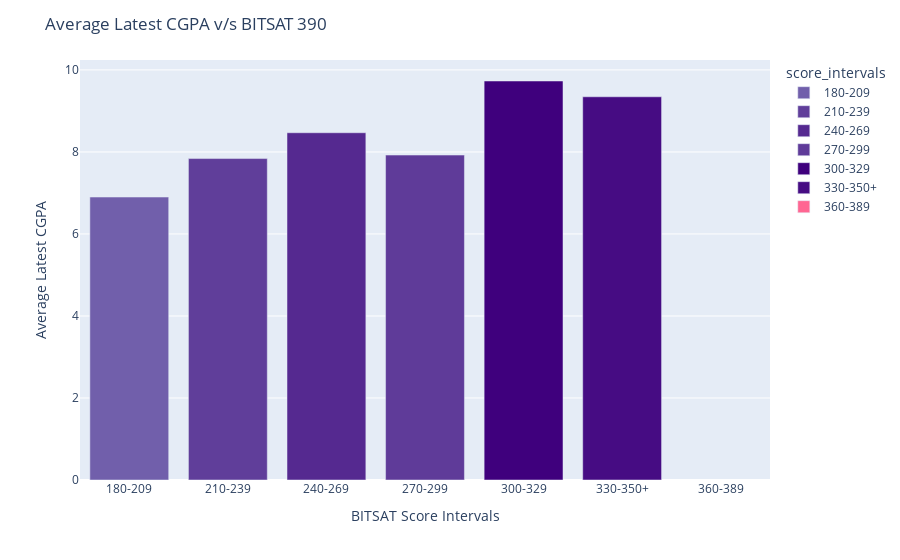

This figure's notebook cell:
### Code cell
score_interval_cgpa_390 = px.bar(
    bitsat_cg_dropped_plotting_data_390,
    x=bitsat_cg_dropped_plotting_data_390.index,
    y=bitsat_cg_dropped_plotting_data_390["mean_cgpa"],
    color=bitsat_cg_dropped_plotting_data_390.index,
    color_discrete_sequence=[
        px.colors.sample_colorscale("purples", v)[0]
        if not isna(v) else 0
        for v in (
            bitsat_cg_dropped_plotting_data_390["mean_cgpa"]
            / bitsat_cg_dropped_plotting_data_390["mean_cgpa"].max()
        ).tolist()
    ],
)

score_interval_cgpa_390.update_layout(
    xaxis_title="BITSAT Score Intervals",
    yaxis_title="Average Latest CGPA",
    title="Average Latest CGPA v/s BITSAT 390",
)

score_interval_cgpa_390.show()

### Figure 1 — Plotly figure (JSON) as saved in the notebook; plotly's stock layout.template omitted (floating-point values rounded to 4 significant figures)
{"data": [{"alignmentgroup": "True", "hovertemplate": "score_intervals=%{x}<br>mean_cgpa=%{y}<extra></extra>", "legendgroup": "180-209", "marker": {"color": "rgb(113, 95, 171)", "pattern": {"shape": ""}}, "name": "180-209", "offsetgroup": "180-209", "orientation": "v", "showlegend": true, "textposition": "auto", "type": "bar", "x": ["180-209"], "xaxis": "x", "y": [6.9], "yaxis": "y"}, {"alignmentgroup": "True", "hovertemplate": "score_intervals=%{x}<br>mean_cgpa=%{y}<extra></extra>", "legendgroup": "210-239", "marker": {"color": "rgb(96, 62, 154)", "pattern": {"shape": ""}}, "name": "210-239", "offsetgroup": "210-239", "orientation": "v", "showlegend": true, "textposition": "auto", "type": "bar", "x": ["210-239"], "xaxis": "x", "y": [7.838], "yaxis": "y"}, {"alignmentgroup": "True", "hovertemplate": "score_intervals=%{x}<br>mean_cgpa=%{y}<extra></extra>", "legendgroup": "240-269", "marker": {"color": "rgb(85, 41, 144)", "pattern": {"shape": ""}}, "name": "240-269", "offsetgroup": "240-269", "orientation": "v", "showlegend": true, "textposition": "auto", "type": "bar", "x": ["240-269"], "xaxis": "x", "y": [8.468], "yaxis": "y"}, {"alignmentgroup": "True", "hovertemplate": "score_intervals=%{x}<br>mean_cgpa=%{y}<extra></extra>", "legendgroup": "270-299", "marker": {"color": "rgb(95, 59, 153)", "pattern": {"shape": ""}}, "name": "270-299", "offsetgroup": "270-299", "orientation": "v", "showlegend": true, "textposition": "auto", "type": "bar", "x": ["270-299"], "xaxis": "x", "y": [7.924], "yaxis": "y"}, {"alignmentgroup": "True", "hovertemplate": "score_intervals=%{x}<br>mean_cgpa=%{y}<extra></extra>", "legendgroup": "300-329", "marker": {"color": "rgb(63, 0, 125)", "pattern": {"shape": ""}}, "name": "300-329", "offsetgroup": "300-329", "orientation": "v", "showlegend": true, "textposition": "auto", "type": "bar", "x": ["300-329"], "xaxis": "x", "y": [9.73], "yaxis": "y"}, {"alignmentgroup": "True", "hovertemplate": "score_intervals=%{x}<br>mean_cgpa=%{y}<extra></extra>", "legendgroup": "330-350+", "marker": {"color": "rgb(70, 12, 131)", "pattern": {"shape": ""}}, "name": "330-350+", "offsetgroup": "330-350+", "orientation": "v", "showlegend": true, "textposition": "auto", "type": "bar", "x": ["330-350+"], "xaxis": "x", "y": [9.345], "yaxis": "y"}, {"alignmentgroup": "True", "hovertemplate": "score_intervals=%{x}<br>mean_cgpa=%{y}<extra></extra>", "legendgroup": "360-389", "marker": {"color": 0, "pattern": {"shape": ""}}, "name": "360-389", "offsetgroup": "360-389", "orientation": "v", "showlegend": true, "textposition": "auto", "type": "bar", "x": ["360-389"], "xaxis": "x", "y": [null], "yaxis": "y"}], "layout": {"barmode": "relative", "legend": {"title": {"text": "score_intervals"}, "tracegroupgap": 0}, "margin": {"t": 60}, "title": {"text": "Average Latest CGPA v/s BITSAT 390"}, "xaxis": {"anchor": "y", "categoryarray": ["180-209", "210-239", "240-269", "270-299", "300-329", "330-350+", "360-389"], "categoryorder": "array", "domain": [0, 1], "title": {"text": "BITSAT Score Intervals"}}, "yaxis": {"anchor": "x", "domain": [0, 1], "title": {"text": "Average Latest CGPA"}}}}
